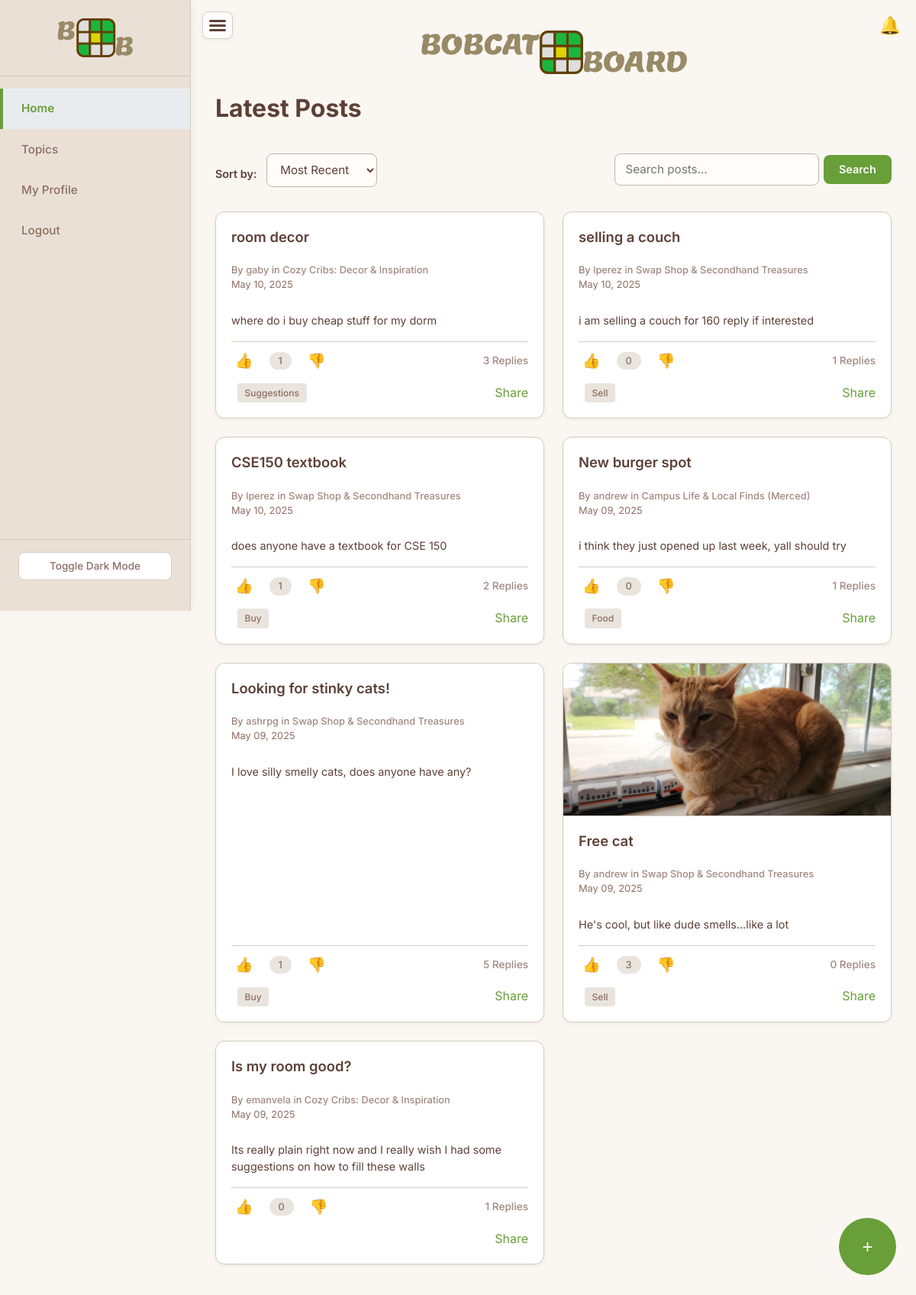
The app's page /home (signed in) with its own data.
### app/models.py (models this page shows, shortened)
class Post(db.Model):
    id = db.Column(db.Integer, primary_key=True)
    title = db.Column(db.String(200), nullable=False)
    content = db.Column(db.Text, nullable=False)
    timestamp = db.Column(db.DateTime, index=True, default=datetime.utcnow)
    edited = db.Column(db.Boolean, default=False)
    user_id = db.Column(db.Integer, db.ForeignKey('user.id'), nullable=False)
    topic_id = db.Column(db.Integer, db.ForeignKey('topic.id'), nullable=False)
    media_url = db.Column(db.String(255), nullable=True)
    tag = db.Column(db.String(50), nullable=True)
    author = db.relationship('User', back_populates='posts')
    topic = db.relationship('Topic', back_populates='posts')
    replies = db.relationship('Reply', back_populates='post', lazy='dynamic', cascade='all, delete-orphan')
    votes = db.relationship('Vote', back_populates='post', lazy='dynamic', cascade='all, delete-orphan')
    @property
    def upvotes_count(self):
        return Vote.query.filter_by(post_id=self.id, vote_type='upvote').count()
    @property
    def downvotes_count(self):
        return Vote.query.filter_by(post_id=self.id, vote_type='downvote').count()
    @property
    def score(self):
        return self.upvotes_count - self.downvotes_count

class User(UserMixin, db.Model):
    id = db.Column(db.Integer, primary_key=True)
    username = db.Column(db.String(150), unique=True, nullable=False)
    email = db.Column(db.String(120), unique=True, nullable=False)
    password = db.Column(db.String(150), nullable=False)
    role = db.Column(db.String(10), nullable=False, default='student')
    profile_picture = db.Column(db.String(255), nullable=True)
    posts = db.relationship('Post', back_populates='author', lazy='dynamic', cascade='all, delete-orphan')
    replies = db.relationship('Reply', back_populates='author', lazy='dynamic', cascade='all, delete-orphan')
    votes = db.relationship('Vote', back_populates='user', lazy='dynamic', cascade='all, delete-orphan')
    followers = db.relationship(
        'Follow',
        foreign_keys='Follow.user_id',
        backref='followed_user',
        lazy='dynamic',
        cascade='all, delete-orphan'
    )
    following = db.relationship(
        'Follow',
        foreign_keys='Follow.follower_id',
        backref='follower_user',
        lazy='dynamic',
        cascade='all, delete-orphan'
    )

class Topic(db.Model):
    id = db.Column(db.Integer, primary_key=True)
    name = db.Column(db.String(100), unique=True, nullable=False)
    description = db.Column(db.String(255), nullable=True)
    slug = db.Column(db.String(120), unique=True, nullable=False)
    posts = db.relationship('Post', back_populates='topic', lazy='dynamic', cascade='all, delete-orphan')

### app/routes.py (the view)
@main.route('/home')
@login_required
def home_page():
    sort = request.args.get('sort', 'recent')
    if sort == 'popular':
        all_posts = Post.query.outerjoin(Post.votes).group_by(Post.id).order_by(db.func.count(Vote.id).desc()).all()
        page_title = "Most Popular Posts"
    else:
        all_posts = Post.query.order_by(Post.timestamp.desc()).all()
        page_title = "Latest Posts"
    return render_template('feed.html', posts=all_posts, title=page_title, current_sort=sort)

### app/routes.py (called while the page is built)
@login_manager.user_loader
def load_user(user_id):
    return User.query.get(int(user_id))

@main.app_context_processor
def inject_notification_count():
    if current_user.is_authenticated:
        count = Notification.query.filter_by(user_id=current_user.id, is_read=False).count()
        return dict(unread_notifications_count=count)
    return dict(unread_notifications_count=0)

### app/templates/feed.html (shortened to what this page needs)
{% extends 'base.html' %}
{% block content %}
    <div style="display: flex; justify-content: center; align-items: center;">
        <a href="{{ url_for('main.home_page') if current_user.is_authenticated else url_for('main.login') }}" class="sidebar-brand" style="display: flex; justify-content: center; align-items: center;">
            <img src="../static/assets/Bobcat board text logo.png" alt="Bobcat Board" style="max-width: 350px;">
        </a>
    </div>
    <h1 class="mb-2">{{ title }}</h1>
    {% if posts %}
    <div style="display: flex; justify-content: space-between; margin-bottom: 1rem;">
        <form method="get" action="{{ url_for('main.home_page') }}" style="display: flex; align-items: center; gap: 0.75rem;">
            <label for="sort" class="text-muted" style="white-space: nowrap; margin-bottom: 0;">Sort by:</label>
            <select name="sort" id="sort" onchange="this.form.submit()" class="form-select-sm">
                <option value="recent" {% if current_sort == 'recent' %}selected{% endif %}>Most Recent</option>
            </select>
        </form>
        <form action="{{ url_for('main.search_posts') }}" method="get" style="width: 363px; display: flex; align-items: baseline; gap: 6px; justify-content: flex-end;">
            <input type="text" name="query" placeholder="Search posts..." value="{{ search_query | default('') }}" style="border-radius: 25;">
            <button type="submit" class="btn btn-primary">Search</button>
        </form>
    </div>
        <div class="feed-grid">
            {% for post in posts %}
                <article class="content-card">
                    {% if post.media_url %}
                        <a href="{{ url_for('main.view_post', post_id=post.id, origin='feed') }}" class="card-image-link">
                            <img src="{{ url_for('static', filename='uploads/' ~ post.media_url) }}" alt="Image for {{post.title}}" class="card-image">
                        </a>
                    {% else %}
                         <div class="card-no-image"></div>
                    {% endif %}
                    <div class="card-content">
                        <h3><a href="{{ url_for('main.view_post', post_id=post.id, origin='feed') }}">{{ post.title }}</a></h3>
                        <p class="post-meta">
                            By <a href="{{ url_for('main.user_profile', username=post.author.username) }}">{{ post.author.username }}</a>
                            in <a href="{{ url_for('main.view_topic', slug=post.topic.slug) }}">{{ post.topic.name }}</a>
                            <br>{{ post.timestamp.strftime('%b %d, %Y') }}
                        </p>
                        <p class="post-content-snippet">
                            {{ post.content | striptags | truncate(100) }}
                        </p>
                        <div class="post-interactions">
                            <div class="vote-controls">
                                <form action="{{ url_for('main.vote_post', post_id=post.id, vote_type='upvote') }}" method="post" class="vote-form-inline">
                                    <button type="submit" aria-label="Upvote">👍</button>
                                </form>
                                <span class="vote-score">{{ post.score }}</span>
                                <form action="{{ url_for('main.vote_post', post_id=post.id, vote_type='downvote') }}" method="post" class="vote-form-inline">
                                    <button type="submit" aria-label="Downvote">👎</button>
                                </form>
                            </div>
                            <a href="{{ url_for('main.view_post', post_id=post.id, origin='feed') }}#replies" class="view-replies-link">{{ post.replies.count() }} Replies</a>
                        </div>
                        <div class="mt-1" style="display: flex; align-items: center; justify-content: space-between;">
                            {% if post.tag %}
                                <span class="post-tag-badge">{{ post.tag }}</span>
                            {% else %}
                                <span></span> {% endif %}
                            <span class="share-link" style="cursor: pointer; color: #689f38; transition: opacity 0.3s ease-in-out;"
                                  data-post-url="{{request.scheme }}://{{ request.host }}{{ url_for('main.view_post', post_id=post.id, origin='feed') }}"
                                  onclick="copyToClipboard(this)">
                                Share
                            </span>
                        </div>
                    </div>
                </article>
            {% endfor %}
            <div>
                <a href="{{ url_for('main.topics_index') }}">
                    <button type="button" class="footer-button">+</button>
                  </a>
            </div>
        </div>
    {% else %}
        <div class="flash info">
            No posts have been made yet. Be the first to create one!
        </div>
    {% endif %}
{% endblock %}

### records on screen
Post: title "room decor", author.username "gaby", topic.name "Cozy Cribs: Decor & Inspiration", timestamp "May 10, 2025", content "where do i buy cheap stuff for my dorm", score "1", replies.count "3", tag "Suggestions"
Post: title "selling a couch", author.username "lperez", topic.name "Swap Shop & Secondhand Treasures", timestamp "May 10, 2025", content "i am selling a couch for 160 reply if interested", score "0", replies.count "1", tag "Sell"
Post: title "CSE150 textbook", author.username "lperez", topic.name "Swap Shop & Secondhand Treasures", timestamp "May 10, 2025", content "does anyone have a textbook for CSE 150", score "1", replies.count "2", tag "Buy"
Post: title "New burger spot", author.username "andrew", topic.name "Campus Life & Local Finds (Merced)", timestamp "May 09, 2025", content "i think they just opened up last week, yall should try", score "0", replies.count "1", tag "Food"
Post: title "Looking for stinky cats!", author.username "ashrpg", topic.name "Swap Shop & Secondhand Treasures", timestamp "May 09, 2025", content "I love silly smelly cats, does anyone have any?", score "1", replies.count "5", tag "Buy"
Post: media_url (picture), title "Free cat", author.username "andrew", topic.name "Swap Shop & Secondhand Treasures", timestamp "May 09, 2025", content "He's cool, but like dude smells...like a lot", score "3", replies.count "0", tag "Sell"
Post: title "Is my room good?", author.username "emanvela", topic.name "Cozy Cribs: Decor & Inspiration", timestamp "May 09, 2025", content "Its really plain right now and I really wish I had some suggestions on how to fill these walls", score "0", replies.count "1"

### other values on screen
{{ title }} "Latest Posts"
